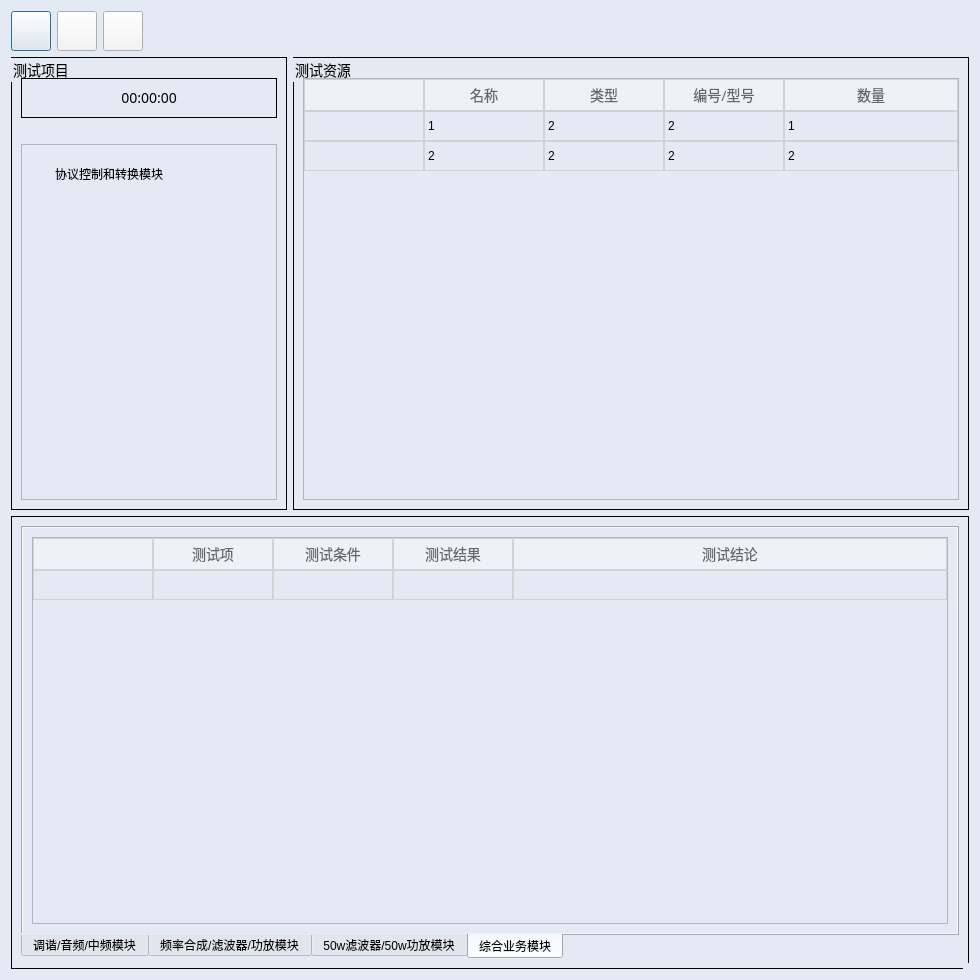
<?xml version="1.0" encoding="UTF-8"?>
<ui version="4.0">
 <class>Dialog</class>
 <widget class="QDialog" name="Dialog">
  <property name="geometry">
   <rect>
    <x>0</x>
    <y>0</y>
    <width>980</width>
    <height>980</height>
   </rect>
  </property>
  <property name="windowTitle">
   <string>Dialog</string>
  </property>
  <property name="styleSheet">
   <string notr="true">QDialog{
background-color:#E3EAF4;
margin-top:10px;
}

QTextBrower{
background-color:#E3EAF4;
border-width:0;border-style:outset
}

QLineEdit{
background-color:#E3EAF4;
}

QWidget{
background-color:#E3EAF4;
}

QStackedWidget{
background-color:#E3EAF4;
}

QLabel{
font-size:14px;
font-family:Microsoft YaHei;
background-color:#E3EAF4;
}

QGroupBox{
font-size:14px;
font-family:Microsoft YaHei;
border:1px solid rgb(0, 0, 0);
background-color:#E3EAF4;
}


QToolBar{
background-color:#D5D5D5;
height:30px;
border:None;
padding:1px;
}
/****QTreeWidget****/
QTreeWidget{
background-color:#E3EAF4;
padding-top:20px;
padding-left:10px;
margin-top:20px;
}
QTreeView::item{
font: 14px;
}
QTreeView::item:selected{
selection-color: #1F95FF;
}
QTreeView::item:hover{
background-color:#D0DAE5;
}

QTreeView::branch:has-children:!has-siblings:closed,
QTreeView::branch:closed:has-children:has-siblings {
border-image: none;
image: url(imgs/common/plus.png);
}

QTreeView::branch:open:has-children:!has-siblings,
QTreeView::branch:open:has-children:has-siblings  {
border-image: none;
image: url(imgs/common/Minus.png);
}

QTreeView::branch:!has-children:!has-siblings:adjoins-item {
    border-image: url(imgs/common/tree.png);
}
QTableWidget{
outline: none;
selection-color:#666666;
alternate-background-color:#F9FAFC;
}
QTableCornerButton::section{
background: #EDF2F8;
}
QTableWidget::item{
font-size:14px;
line-height:30px;
border:1px solid #D2D2D2;
}

QTableWidget::item:hover{
background-color:#EAF7FF;
}
QHeaderView::section:vertical {
color: #666666;
text-align:center;
font: 14px Arial;
border:1px solid #D2D2D2;
background: #F9FBFD;
width: 40px;
height:30px;
alternate-background-color:#F9FAFC;
}
QHeaderView::section:horizontal {
color: #666666;
font: 14px Microsoft YaHei;
padding: 0px 1px 0 1px;
text-align:center;
border:1px solid #D2D2D2;
background: #EDF2F8;
height: 30px;
alternate-background-color:#F9FAFC;
}
QScrollBar:vertical{
border: 5px solid #D5D5D5;
}
/****QPushButton****/
QPushButton{
width:32px;
height:32px;
background-color:#F4F4F3;
color: #FFFFFF;
font-size:14px;
font-family:Microsoft YaHei;
}
QPushButton:hover{
background-color:#2784D6;
cursor:pointer;
}
QPushButton:pressed{
background-color:#2784D6;
}
</string>
  </property>
  <property name="sizeGripEnabled">
   <bool>true</bool>
  </property>
  <layout class="QGridLayout" name="gridLayout_7">
   <item row="0" column="0">
    <layout class="QGridLayout" name="gridLayout_17">
     <item row="0" column="0">
      <layout class="QGridLayout" name="gridLayout_9">
       <item row="0" column="0">
        <layout class="QGridLayout" name="gridLayout">
         <item row="0" column="0">
          <widget class="QPushButton" name="pushButton_start">
           <property name="styleSheet">
            <string notr="true"/>
           </property>
           <property name="text">
            <string/>
           </property>
           <property name="icon">
            <iconset resource="../iconQrc.qrc">
             <normaloff>:/newPrefix/icon/start.ico</normaloff>:/newPrefix/icon/start.ico</iconset>
           </property>
           <property name="iconSize">
            <size>
             <width>32</width>
             <height>31</height>
            </size>
           </property>
          </widget>
         </item>
         <item row="0" column="1">
          <widget class="QPushButton" name="pushButton_restart">
           <property name="styleSheet">
            <string notr="true"/>
           </property>
           <property name="text">
            <string/>
           </property>
           <property name="icon">
            <iconset resource="../iconQrc.qrc">
             <normaloff>:/newPrefix/icon/stop.ico</normaloff>:/newPrefix/icon/stop.ico</iconset>
           </property>
           <property name="iconSize">
            <size>
             <width>32</width>
             <height>31</height>
            </size>
           </property>
          </widget>
         </item>
         <item row="0" column="2">
          <widget class="QPushButton" name="pushButton_close">
           <property name="styleSheet">
            <string notr="true"/>
           </property>
           <property name="text">
            <string/>
           </property>
           <property name="icon">
            <iconset resource="../iconQrc.qrc">
             <normaloff>:/newPrefix/icon/cancel.ico</normaloff>:/newPrefix/icon/cancel.ico</iconset>
           </property>
           <property name="iconSize">
            <size>
             <width>32</width>
             <height>31</height>
            </size>
           </property>
          </widget>
         </item>
        </layout>
       </item>
       <item row="0" column="1">
        <spacer name="horizontalSpacer">
         <property name="orientation">
          <enum>Qt::Horizontal</enum>
         </property>
         <property name="sizeHint" stdset="0">
          <size>
           <width>40</width>
           <height>20</height>
          </size>
         </property>
        </spacer>
       </item>
      </layout>
     </item>
     <item row="1" column="0">
      <layout class="QGridLayout" name="gridLayout_8">
       <item row="0" column="0">
        <layout class="QHBoxLayout" name="horizontalLayout" stretch="0,2">
         <item>
          <widget class="QGroupBox" name="groupBox_test_modules">
           <property name="title">
            <string>测试项目</string>
           </property>
           <layout class="QGridLayout" name="gridLayout_6">
            <property name="topMargin">
             <number>20</number>
            </property>
            <property name="verticalSpacing">
             <number>6</number>
            </property>
            <item row="0" column="0">
             <layout class="QGridLayout" name="gridLayout_3" rowstretch="0,3">
              <item row="0" column="0">
               <widget class="QGroupBox" name="groupBox_2">
                <property name="title">
                 <string/>
                </property>
                <layout class="QGridLayout" name="gridLayout_2">
                 <item row="0" column="0">
                  <widget class="QLabel" name="label_test_duration">
                   <property name="font">
                    <font>
                     <family>Microsoft YaHei</family>
                     <pointsize>-1</pointsize>
                     <kerning>false</kerning>
                    </font>
                   </property>
                   <property name="text">
                    <string>00:00:00</string>
                   </property>
                   <property name="textFormat">
                    <enum>Qt::PlainText</enum>
                   </property>
                   <property name="alignment">
                    <set>Qt::AlignCenter</set>
                   </property>
                  </widget>
                 </item>
                </layout>
               </widget>
              </item>
              <item row="1" column="0">
               <widget class="QTreeWidget" name="treeWidget">
                <property name="headerHidden">
                 <bool>true</bool>
                </property>
                <column>
                 <property name="text">
                  <string>1</string>
                 </property>
                </column>
                <item>
                 <property name="text">
                  <string>协议控制和转换模块</string>
                 </property>
                 <property name="flags">
                  <set>ItemIsSelectable|ItemIsDragEnabled|ItemIsUserCheckable|ItemIsEnabled</set>
                 </property>
                </item>
               </widget>
              </item>
             </layout>
            </item>
           </layout>
          </widget>
         </item>
         <item>
          <widget class="QGroupBox" name="groupBox_test_resource">
           <property name="title">
            <string>测试资源</string>
           </property>
           <layout class="QGridLayout" name="gridLayout_5">
            <property name="topMargin">
             <number>20</number>
            </property>
            <item row="0" column="0">
             <widget class="QTableWidget" name="tableWidget_test_resource">
              <property name="showGrid">
               <bool>false</bool>
              </property>
              <property name="gridStyle">
               <enum>Qt::DotLine</enum>
              </property>
              <attribute name="horizontalHeaderCascadingSectionResizes">
               <bool>true</bool>
              </attribute>
              <attribute name="horizontalHeaderDefaultSectionSize">
               <number>120</number>
              </attribute>
              <attribute name="horizontalHeaderStretchLastSection">
               <bool>true</bool>
              </attribute>
              <attribute name="verticalHeaderVisible">
               <bool>false</bool>
              </attribute>
              <attribute name="verticalHeaderStretchLastSection">
               <bool>false</bool>
              </attribute>
              <row>
               <property name="text">
                <string>1</string>
               </property>
              </row>
              <row>
               <property name="text">
                <string>2</string>
               </property>
              </row>
              <column>
               <property name="text">
                <string/>
               </property>
              </column>
              <column>
               <property name="text">
                <string>名称</string>
               </property>
              </column>
              <column>
               <property name="text">
                <string>类型</string>
               </property>
              </column>
              <column>
               <property name="text">
                <string>编号/型号</string>
               </property>
              </column>
              <column>
               <property name="text">
                <string>数量</string>
               </property>
              </column>
              <item row="0" column="1">
               <property name="text">
                <string>1</string>
               </property>
              </item>
              <item row="0" column="2">
               <property name="text">
                <string>2</string>
               </property>
              </item>
              <item row="0" column="3">
               <property name="text">
                <string>2</string>
               </property>
              </item>
              <item row="0" column="4">
               <property name="text">
                <string>1</string>
               </property>
              </item>
              <item row="1" column="1">
               <property name="text">
                <string>2</string>
               </property>
              </item>
              <item row="1" column="2">
               <property name="text">
                <string>2</string>
               </property>
              </item>
              <item row="1" column="3">
               <property name="text">
                <string>2</string>
               </property>
              </item>
              <item row="1" column="4">
               <property name="text">
                <string>2</string>
               </property>
              </item>
             </widget>
            </item>
           </layout>
          </widget>
         </item>
        </layout>
       </item>
       <item row="1" column="0">
        <widget class="QGroupBox" name="groupBox_test_results">
         <property name="title">
          <string/>
         </property>
         <layout class="QGridLayout" name="gridLayout_4">
          <item row="0" column="0">
           <widget class="QTabWidget" name="tabWidget">
            <property name="tabPosition">
             <enum>QTabWidget::South</enum>
            </property>
            <property name="currentIndex">
             <number>3</number>
            </property>
            <widget class="QWidget" name="tab">
             <attribute name="title">
              <string>调谐/音频/中频模块</string>
             </attribute>
             <layout class="QGridLayout" name="gridLayout_19">
              <item row="0" column="0">
               <widget class="QTableWidget" name="tableWidget_VF_IF">
                <property name="styleSheet">
                 <string notr="true"/>
                </property>
                <property name="showGrid">
                 <bool>false</bool>
                </property>
                <attribute name="horizontalHeaderDefaultSectionSize">
                 <number>120</number>
                </attribute>
                <attribute name="horizontalHeaderStretchLastSection">
                 <bool>true</bool>
                </attribute>
                <attribute name="verticalHeaderVisible">
                 <bool>false</bool>
                </attribute>
                <row>
                 <property name="text">
                  <string>1</string>
                 </property>
                </row>
                <column>
                 <property name="text">
                  <string/>
                 </property>
                </column>
                <column>
                 <property name="text">
                  <string>测试项</string>
                 </property>
                </column>
                <column>
                 <property name="text">
                  <string>测试条件</string>
                 </property>
                </column>
                <column>
                 <property name="text">
                  <string>测试结果</string>
                 </property>
                </column>
                <column>
                 <property name="text">
                  <string>测试结论</string>
                 </property>
                </column>
               </widget>
              </item>
             </layout>
            </widget>
            <widget class="QWidget" name="tab_2">
             <attribute name="title">
              <string>频率合成/滤波器/功放模块</string>
             </attribute>
             <layout class="QGridLayout" name="gridLayout_10">
              <item row="0" column="0">
               <widget class="QTableWidget" name="tableWidget_low_power">
                <property name="styleSheet">
                 <string notr="true"/>
                </property>
                <property name="showGrid">
                 <bool>false</bool>
                </property>
                <attribute name="horizontalHeaderDefaultSectionSize">
                 <number>120</number>
                </attribute>
                <attribute name="horizontalHeaderStretchLastSection">
                 <bool>true</bool>
                </attribute>
                <attribute name="verticalHeaderVisible">
                 <bool>false</bool>
                </attribute>
                <row>
                 <property name="text">
                  <string>1</string>
                 </property>
                </row>
                <column>
                 <property name="text">
                  <string/>
                 </property>
                </column>
                <column>
                 <property name="text">
                  <string>测试项</string>
                 </property>
                </column>
                <column>
                 <property name="text">
                  <string>测试条件</string>
                 </property>
                </column>
                <column>
                 <property name="text">
                  <string>测试结果</string>
                 </property>
                </column>
                <column>
                 <property name="text">
                  <string>测试结论</string>
                 </property>
                </column>
               </widget>
              </item>
             </layout>
            </widget>
            <widget class="QWidget" name="tab_3">
             <attribute name="title">
              <string>50w滤波器/50w功放模块</string>
             </attribute>
             <layout class="QGridLayout" name="gridLayout_12">
              <item row="0" column="0">
               <widget class="QTableWidget" name="tableWidget_high_power">
                <property name="styleSheet">
                 <string notr="true"/>
                </property>
                <property name="showGrid">
                 <bool>false</bool>
                </property>
                <attribute name="horizontalHeaderDefaultSectionSize">
                 <number>120</number>
                </attribute>
                <attribute name="horizontalHeaderStretchLastSection">
                 <bool>true</bool>
                </attribute>
                <attribute name="verticalHeaderVisible">
                 <bool>false</bool>
                </attribute>
                <row>
                 <property name="text">
                  <string>1</string>
                 </property>
                </row>
                <column>
                 <property name="text">
                  <string/>
                 </property>
                </column>
                <column>
                 <property name="text">
                  <string>测试项</string>
                 </property>
                </column>
                <column>
                 <property name="text">
                  <string>测试条件</string>
                 </property>
                </column>
                <column>
                 <property name="text">
                  <string>测试结果</string>
                 </property>
                </column>
                <column>
                 <property name="text">
                  <string>测试结论</string>
                 </property>
                </column>
               </widget>
              </item>
             </layout>
            </widget>
            <widget class="QWidget" name="tab_4">
             <attribute name="title">
              <string>综合业务模块</string>
             </attribute>
             <layout class="QGridLayout" name="gridLayout_11">
              <item row="0" column="0">
               <widget class="QTableWidget" name="tableWidget_IB">
                <property name="styleSheet">
                 <string notr="true"/>
                </property>
                <property name="showGrid">
                 <bool>false</bool>
                </property>
                <attribute name="horizontalHeaderDefaultSectionSize">
                 <number>120</number>
                </attribute>
                <attribute name="horizontalHeaderStretchLastSection">
                 <bool>true</bool>
                </attribute>
                <attribute name="verticalHeaderVisible">
                 <bool>false</bool>
                </attribute>
                <row>
                 <property name="text">
                  <string>1</string>
                 </property>
                </row>
                <column>
                 <property name="text">
                  <string/>
                 </property>
                </column>
                <column>
                 <property name="text">
                  <string>测试项</string>
                 </property>
                </column>
                <column>
                 <property name="text">
                  <string>测试条件</string>
                 </property>
                </column>
                <column>
                 <property name="text">
                  <string>测试结果</string>
                 </property>
                </column>
                <column>
                 <property name="text">
                  <string>测试结论</string>
                 </property>
                </column>
               </widget>
              </item>
             </layout>
            </widget>
           </widget>
          </item>
         </layout>
        </widget>
       </item>
      </layout>
     </item>
    </layout>
   </item>
  </layout>
 </widget>
 <resources>
  <include location="../iconQrc.qrc"/>
 </resources>
 <connections/>
</ui>
